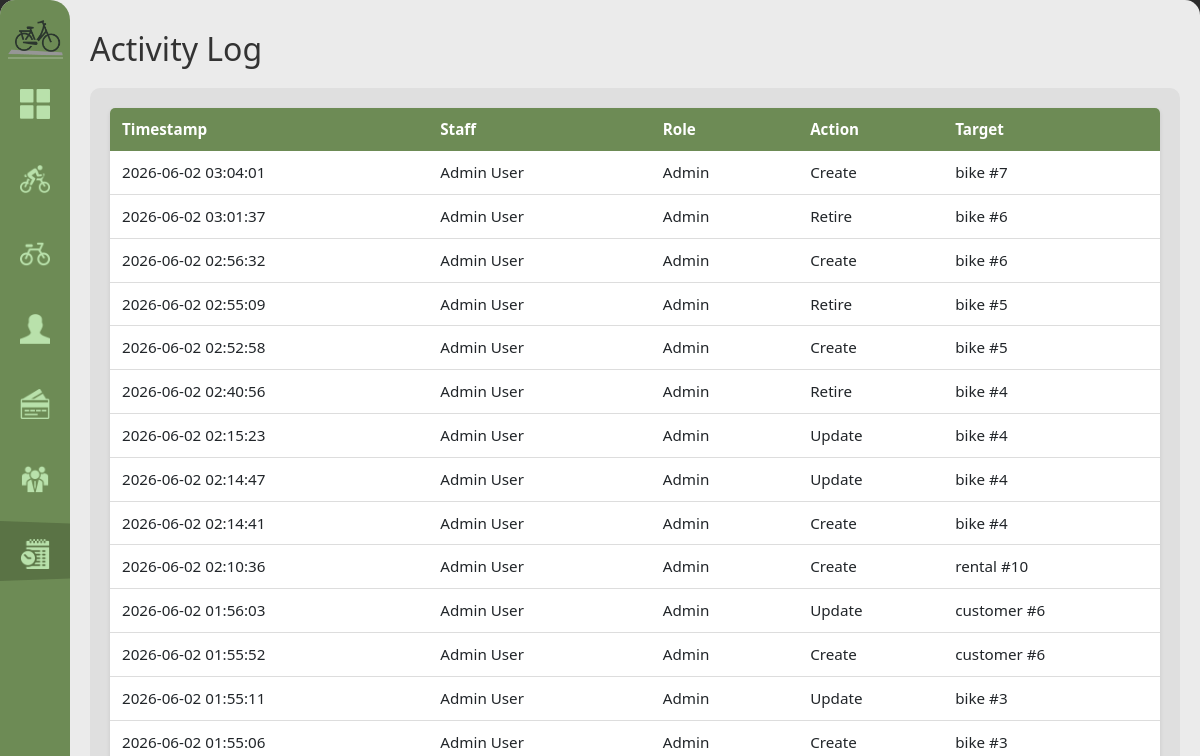
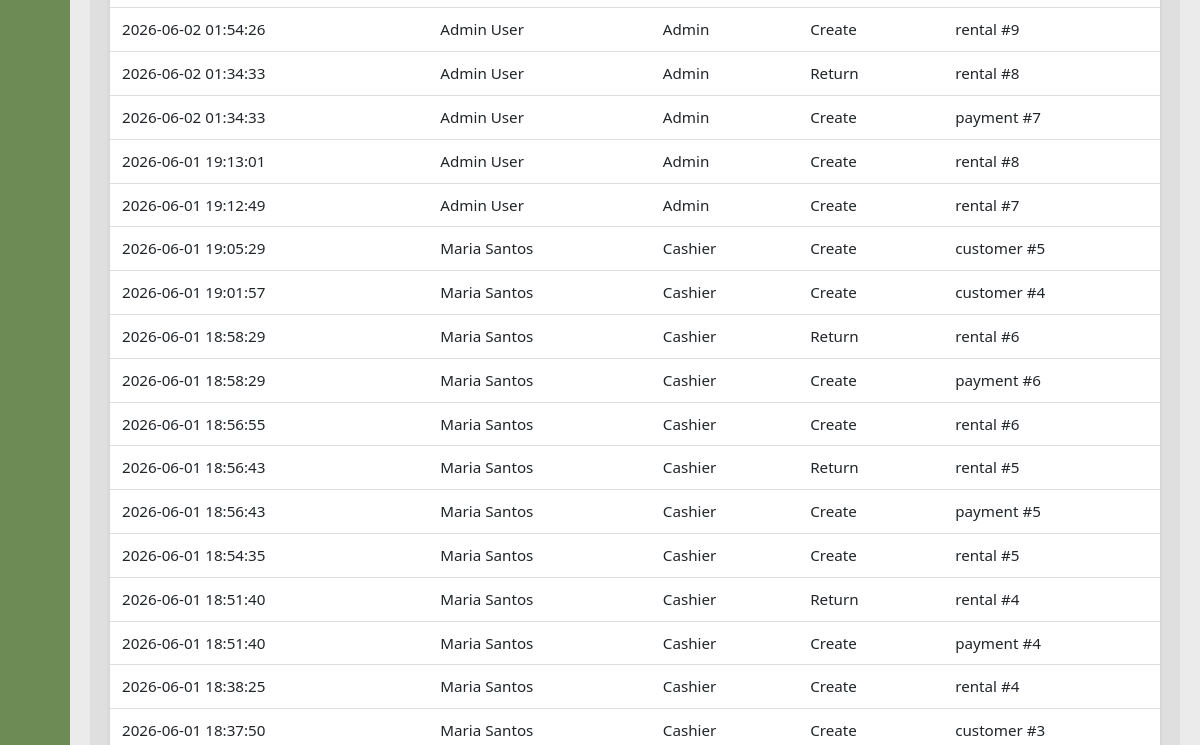
Before: /activity-log (signed in, upper part) with the older database file (2 pictures, top to bottom).
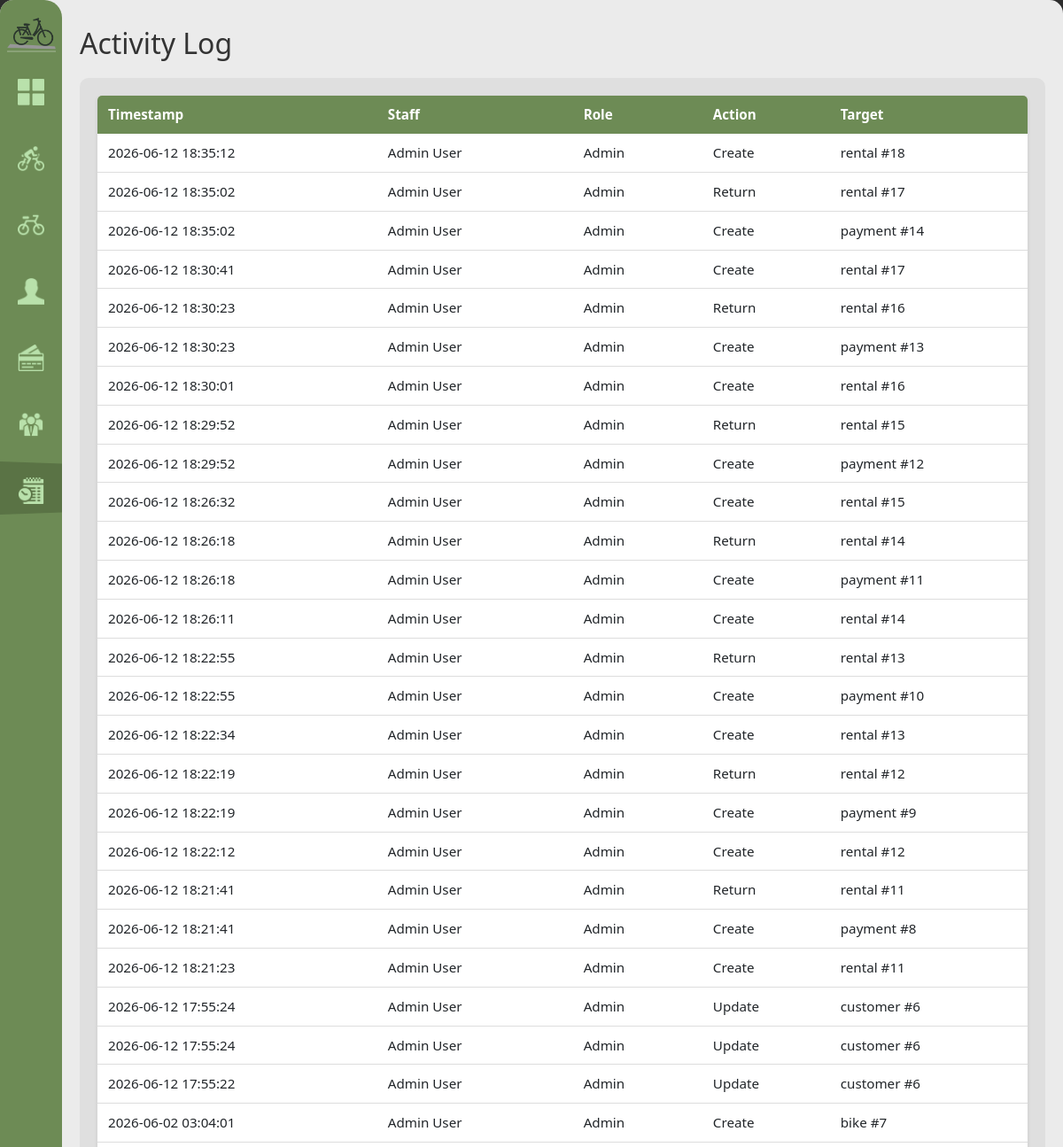
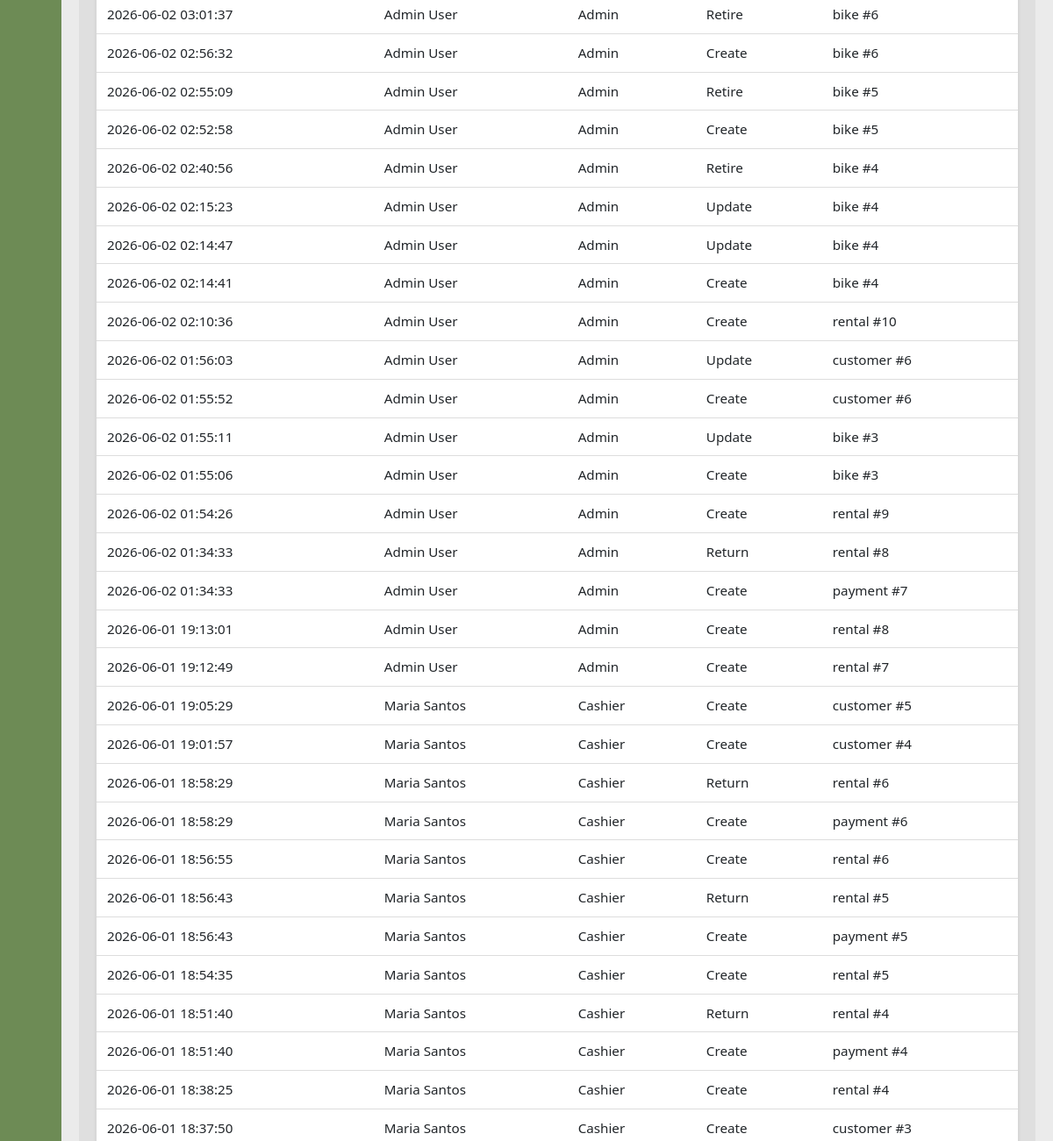
After: the same page with the newer database file (2 pictures, top to bottom).
### tables this page shows
CREATE TABLE activity_log (
            log_id INTEGER PRIMARY KEY AUTOINCREMENT,
            staff_id INTEGER NOT NULL REFERENCES staff(staff_id) ON UPDATE CASCADE ON DELETE RESTRICT,
            timestamp DATETIME NOT NULL DEFAULT(datetime('now','localtime')),
            action TEXT NOT NULL, target_table TEXT, target_id INTEGER
        );

CREATE TABLE staff (
            staff_id INTEGER PRIMARY KEY AUTOINCREMENT,
            username TEXT NOT NULL UNIQUE,
            password_hash TEXT NOT NULL,
            first_name TEXT NOT NULL, last_name TEXT NOT NULL,
            role TEXT NOT NULL CHECK(role IN('admin','cashier')),
            contact_number TEXT NOT NULL,
            status TEXT NOT NULL DEFAULT 'active' CHECK(status IN('active','inactive')),
            created_at DATETIME NOT NULL DEFAULT(datetime('now','localtime'))
        );

### handlers/activity_routes.py (the view)
@activity_bp.route('/activity-log')
@role_required('admin')
def activity_log():
    logs = database.get().get_activity_log()
    return render_template('activity_log.html', logs=logs)

### app.py (called while the page is built)
def get_sidebar_state():
    return request.cookies.get('sidebarState') == 'expanded'

@app.context_processor
def inject_sidebar_state():
    return dict(sidebar_expanded=get_sidebar_state())

@app.context_processor
def inject_current_staff():
    staff = current_staff()
    return dict(current_staff=staff, is_admin=staff and staff.get("role") == "admin")

### modules/auth.py (called while the page is built)
def role_required(*roles):
    def decorator(view):
        @wraps(view)
        def wrapped(*args, **kwargs):
            if not session.get("staff_id"):
                return redirect(url_for("login"))
            if roles and session.get("role") not in roles:
                return redirect(url_for("home"))
            return view(*args, **kwargs)
        return wrapped
    return decorator

def current_staff():
    if not session.get("staff_id"):
        return None
    return {
        "staff_id": session.get("staff_id"),
        "username": session.get("username"),
        "first_name": session.get("first_name"),
        "last_name": session.get("last_name"),
        "role": session.get("role"),
    }

### modules/database.py (called while the page is built)
def get():
    if not db: init()
    return db

    def get_activity_log(self, limit=200):
        query = """
            SELECT
                l.*,
                s.first_name || ' ' || s.last_name AS staff_name,
                s.role AS staff_role
            FROM activity_log l
            JOIN staff s ON l.staff_id = s.staff_id
            ORDER BY l.timestamp DESC
            LIMIT ?
        """
        rows = self.conn.execute(query, (limit,)).fetchall()
        return [dict(r) for r in rows]

### templates/activity_log.html (shortened to what this page needs)
{% extends "base.html" %}
{% block content %}
<h1>Activity Log</h1>
<div class="content-grid">
    <div class="scroll-table-container">
        <table>
            <thead>
                <tr>
                    <th>Timestamp</th>
                    <th>Staff</th>
                    <th>Role</th>
                    <th>Action</th>
                    <th>Target</th>
                </tr>
            </thead>
            <tbody>
            {% for log in logs %}
            <tr>
                <td>{{ log['timestamp'] }}</td>
                <td>{{ log['staff_name'] }}</td>
                <td>{{ log['staff_role'].title() }}</td>
                <td>{{ log['action'].replace('_', ' ').title() }}</td>
                <td>{{ log['target_table'] }}{% if log['target_id'] %} #{{ log['target_id'] }}{% endif %}</td>
            </tr>
            {% endfor %}
            </tbody>
        </table>
    </div>
</div>
{% endblock %}

### templates/base.html (shortened to what this page needs)
<!DOCTYPE html>
<html lang="en">
<head>
    <link rel="stylesheet" href="{{ url_for('static', filename='modals.css') }}">
    <link rel="stylesheet" href="{{ url_for('static', filename='style.css') }}">
</head>
<body>
    <div class="home-screen">
        <div class="sidebar" expand="{{ 'true' if sidebar_expanded else 'false' }}">
            <img class="sidebar-logo" src="{{url_for('static', filename='assets/imgs/Logo_mini.png') }}" alt="sidebar icon">
            <div class="nav-indicator"></div>
           <div class="nav-items">
                <a href="{{ url_for('home') }}"
                    class="nav-item" data-route="home">
                    <img src="{{ url_for('static', filename='assets/imgs/fsquare_icon.png') }}"   alt="Dashboard">
                </a>
                <a href="{{ url_for('rentals.rentals') }}"
                    class="nav-item" data-route="rentals.rentals">
                    <img src="{{ url_for('static', filename='assets/imgs/current_rent.png') }}"     alt="Rentals">
                </a>
                <a href="{{ url_for('bikes.registry') }}"
                    class="nav-item" data-route="bikes.registry">
                    <img src="{{ url_for('static', filename='assets/imgs/bike_icon.png') }}"       alt="Bikes">
                </a>
                <a href="{{ url_for('customers.customers') }}"
                    class="nav-item" data-route="customers.customers">
                    <img src="{{ url_for('static', filename='assets/imgs/person_icon.png') }}"   alt="Customers">
                </a>
                <a href="{{ url_for('payments.payments') }}"
                    class="nav-item" data-route="payments.payments">
                    <img src="{{ url_for('static', filename='assets/imgs/payments_icon.png') }}"    alt="Payments">
                </a>
                {% if is_admin %}
                <a href="{{ url_for('staff.staff_list') }}"
                    class="nav-item" data-route="staff.staff_list">
                    <img src="{{ url_for('static', filename='assets/imgs/staff_icon.png') }}" alt="Staff">
                </a>
                <a href="{{ url_for('activity.activity_log') }}"
                    class="nav-item" data-route="activity.activity_log">
                    <img src="{{ url_for('static', filename='assets/imgs/log_icon.png') }}" alt="Activity Log">
                </a>
                {% endif %}
            </div>
        </div>
        <div class="main-content">
            {% block content %}{% endblock %}
        </div>
    </div>

### static/style.css (style rules this page uses)
:root { --primary-green: #6D8B55; --secondary-green: #566d42; --bg-light: #EBEBEB; --white: #FFFFFF; --sidebar-collapsed: 70px; --sidebar-expanded: 165px; }
body { margin: 0; font-family: 'Segoe UI', Tahoma, Geneva, Verdana, sans-serif; background-color: #2C2C2C; }
.home-screen { height: 100vh; width: 100vw; margin: 0 auto; background-color: var(--bg-light); border-radius: 15px; overflow: hidden; position: relative; }
.sidebar { position: absolute; top: 0; left: 0; height: 100%; z-index: 10; background-color: var(--primary-green); width: var(--sidebar-collapsed); display: flex; flex-direction: column; border-top-right-radius: 20px; border-bottom-right-radius: 20px; overflow: hidden; box-sizing: border-box; }
.sidebar-logo { width: 55px; height: auto; margin-top: 20px; margin-left: 10px; border-bottom: 2px solid rgba(255,255,255,0.2); transition: margin 0.211s ease; }
.sidebar[expand="false"] .sidebar-logo { margin-left: auto; margin-right: auto; }
.nav-items { display: flex; flex-direction: column; margin-top: 20px; gap: 15px; position: relative; }
.nav-item-top, .nav-item { display: flex; align-items: center; padding: 10px 0px 20px 20px; color: var(--white); text-decoration: none; font-weight: bold; font-size: 0.9rem; white-space: nowrap; gap: 21px; }
.nav-item img { width: 30px; height: 30px; flex-shrink: 0; pointer-events: none; filter: invert(80%) sepia(20%) saturate(400%) hue-rotate(60deg); }
.nav-indicator { position: absolute; left: 0; width: auto; height: auto; border-left: var(--sidebar-expanded) solid var(--secondary-green); border-top: 6px solid transparent; border-bottom: 6px solid transparent; transition: top 0.3s ease; opacity: 0.6; z-index: 0; }
.sidebar:not(:hover) .nav-indicator, .sidebar[expand="false"] .nav-indicator { transition: opacity 0.3s ease; opacity: 0.8; }
.main-content { padding: 20px; opacity: 1; flex-direction: column; margin-left: var(--sidebar-collapsed); height: 100%; overflow: auto; }
.content-grid { display: flex; flex-grow: 1; opacity: 1; background-color: #DFDFDF; border-radius: 10px; }
.scroll-table-container { width: 100%; overflow-x: auto; overflow-y: auto; max-height: calc(100vh - 260px); padding: 20px; box-sizing: border-box; }
table { width: 100%; border-collapse: collapse; background: white; border-radius: 5px; overflow: hidden; box-shadow: 0 2px 4px rgba(0,0,0,0.1); }
table thead { background-color: var(--primary-green); color: white; }
table th, table td { padding: 10px 12px; text-align: left; font-size: 0.95rem; }
table tbody tr { border-bottom: 1px solid #ddd; }
h1, h2 { color: #333; margin: 10px 0; }
h1 { font-size: 2rem; margin-bottom: 20px; }

Changed rows visible on the page:
added activity_log: timestamp "2026-06-12 18:35:12", staff_name "Admin User", staff_role "Admin", action.replace "Create", target_table "rental", target_id "18"
added activity_log: timestamp "2026-06-12 18:35:02", staff_name "Admin User", staff_role "Admin", action.replace "Return", target_table "rental", target_id "17"
added activity_log: timestamp "2026-06-12 18:35:02", staff_name "Admin User", staff_role "Admin", action.replace "Create", target_table "payment", target_id "14"
added activity_log: timestamp "2026-06-12 18:30:41", staff_name "Admin User", staff_role "Admin", action.replace "Create", target_table "rental", target_id "17"
added activity_log: timestamp "2026-06-12 18:30:23", staff_name "Admin User", staff_role "Admin", action.replace "Return", target_table "rental", target_id "16"
added activity_log: timestamp "2026-06-12 18:30:23", staff_name "Admin User", staff_role "Admin", action.replace "Create", target_table "payment", target_id "13"
added activity_log: timestamp "2026-06-12 18:30:01", staff_name "Admin User", staff_role "Admin", action.replace "Create", target_table "rental", target_id "16"
added activity_log: timestamp "2026-06-12 18:29:52", staff_name "Admin User", staff_role "Admin", action.replace "Return", target_table "rental", target_id "15"
added activity_log: timestamp "2026-06-12 18:29:52", staff_name "Admin User", staff_role "Admin", action.replace "Create", target_table "payment", target_id "12"
added activity_log: timestamp "2026-06-12 18:26:32", staff_name "Admin User", staff_role "Admin", action.replace "Create", target_table "rental", target_id "15"
added activity_log: timestamp "2026-06-12 18:26:18", staff_name "Admin User", staff_role "Admin", action.replace "Return", target_table "rental", target_id "14"
added activity_log: timestamp "2026-06-12 18:26:18", staff_name "Admin User", staff_role "Admin", action.replace "Create", target_table "payment", target_id "11"
added activity_log: timestamp "2026-06-12 18:26:11", staff_name "Admin User", staff_role "Admin", action.replace "Create", target_table "rental", target_id "14"
added activity_log: timestamp "2026-06-12 18:22:55", staff_name "Admin User", staff_role "Admin", action.replace "Return", target_table "rental", target_id "13"
added activity_log: timestamp "2026-06-12 18:22:55", staff_name "Admin User", staff_role "Admin", action.replace "Create", target_table "payment", target_id "10"
added activity_log: timestamp "2026-06-12 18:22:34", staff_name "Admin User", staff_role "Admin", action.replace "Create", target_table "rental", target_id "13"
added activity_log: timestamp "2026-06-12 18:22:19", staff_name "Admin User", staff_role "Admin", action.replace "Return", target_table "rental", target_id "12"
added activity_log: timestamp "2026-06-12 18:22:19", staff_name "Admin User", staff_role "Admin", action.replace "Create", target_table "payment", target_id "9"
added activity_log: timestamp "2026-06-12 18:22:12", staff_name "Admin User", staff_role "Admin", action.replace "Create", target_table "rental", target_id "12"
added activity_log: timestamp "2026-06-12 18:21:41", staff_name "Admin User", staff_role "Admin", action.replace "Return", target_table "rental", target_id "11"
added activity_log: timestamp "2026-06-12 18:21:41", staff_name "Admin User", staff_role "Admin", action.replace "Create", target_table "payment", target_id "8"
added activity_log: timestamp "2026-06-12 18:21:23", staff_name "Admin User", staff_role "Admin", action.replace "Create", target_table "rental", target_id "11"
added activity_log: timestamp "2026-06-12 17:55:24", staff_name "Admin User", staff_role "Admin", action.replace "Update", target_table "customer", target_id "6"
added activity_log: timestamp "2026-06-12 17:55:24", staff_name "Admin User", staff_role "Admin", action.replace "Update", target_table "customer", target_id "6"
added activity_log: timestamp "2026-06-12 17:55:22", staff_name "Admin User", staff_role "Admin", action.replace "Update", target_table "customer", target_id "6"
